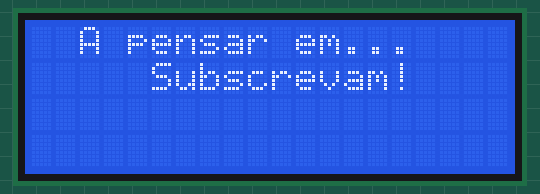
This sketch was run on a simulated Arduino Uno, built with avr-gcc and run on an emulated ATmega328P. On the bench: 20×4 character LCD. The local clock reads 2024-03-15 10:24:30 at power-on unless the sketch sets it; what the sketch prints to the serial monitor is not drawn.

Above: at 0.2 s.
At 1.2 s:
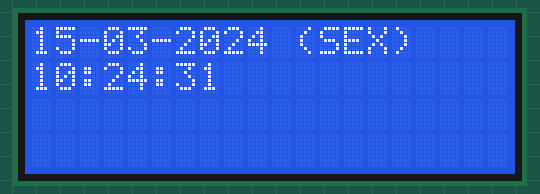
At 9.5 s:
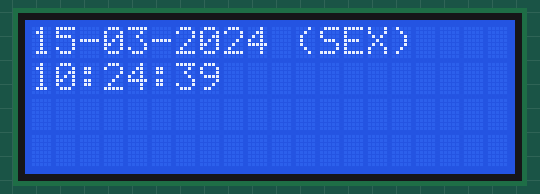
At 19.7 s:
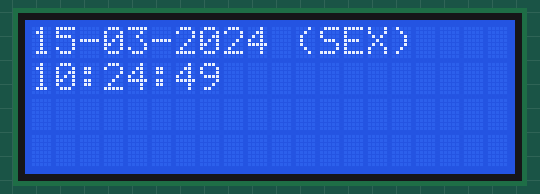
At 27.9 s:
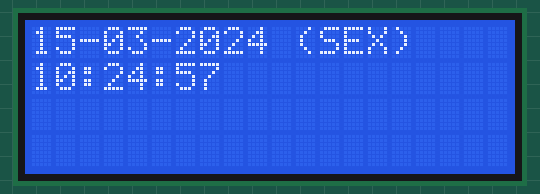
At 38.2 s:
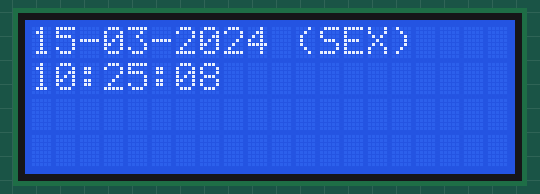

The sketch:

EXIBE_A_HORA_EM_UM_DISPLAY_LCD_16X2_USANDO_UM_RTC_DS1302.ino
```cpp
#include <DS1302.h>
#include <Wire.h>
#include <LiquidCrystal_I2C.h>

LiquidCrystal_I2C lcd(0x27,20,4);

const int RST = 5;  // Chip Enable
const int DAT = 6;  // Input/Output
const int CLK = 7;  // Serial Clock

// Create a DS1302 object.
DS1302 rtc(RST, DAT, CLK);

void setup() {
  Serial.begin(9600);

  // inicializa o LCD
  lcd.init();
  lcd.init();
  lcd.backlight(); // (Opcional) Ativa a retroiluminação

  // Apresenta a mensagem inicial no LCD
  lcd.setCursor(2,0);
  lcd.print("A pensar em...");
  lcd.setCursor(5,1);
  lcd.print("Subscrevam!");

  delay(1000);
  lcd.clear();

  // Prepara o relógio e desativa a proteção contra a escrita
  rtc.halt(false);
  rtc.writeProtect(false);

  // Cria um objeto com data e hora
  // Time t(2019, 7, 20, 14, 04, 50, 1);

  // Define a data e hora no chip. ATENÇÃO: Apenas deve ser executado caso nunca tenha sido definida antes
  // rtc.time(t);
}

// Mostra a hora e data a cada segundo
void loop() {
  mostraDataHora();
  delay(1000);
}

//Procedimento que mostra no LCD (e monitor série) a data e hora atual
void mostraDataHora() {

  // Obtém a data atual a partir do chip
  Time t = rtc.time();

  // Chama função para receber o número da semana (3 primeiras letras)
  const String diaS = diaSemana(t.day);


  // Coloca numa variável, a data (no formato "##-##-#### (DIA)")
  char data[17];
  snprintf(data, sizeof(data), "%02d-%02d-%04d (%s)", t.date, t.mon, t.yr, diaS.c_str());
  // Coloca numa variável, a hora (no formato "##:##:##")
  char hora[9];
  snprintf(hora, sizeof(hora), "%02d:%02d:%02d",t.hr, t.min, t.sec);

  // Mostra a data e hora no LCD
  lcd.setCursor(0,0);
  lcd.print(data);
  lcd.setCursor(0,1);
  lcd.print(hora);

  // Mostra a data e hora no monitor série
  Serial.println(data);
  Serial.println(hora);
}

//Função que devovde o dia da semana a partir de número (1=domingo, etc...)
String diaSemana(const int dia) {
  switch (dia) {
    case 1: return "DOM";
    case 2: return "SEG";
    case 3: return "TER";
    case 4: return "QUA";
    case 5: return "QUI";
    case 6: return "SEX";
    case 7: return "SAB";
  }
}
```

Measured:
- what the display in image 2 shows lasts 1.0 s, from 9.4 s to 10.4 s
